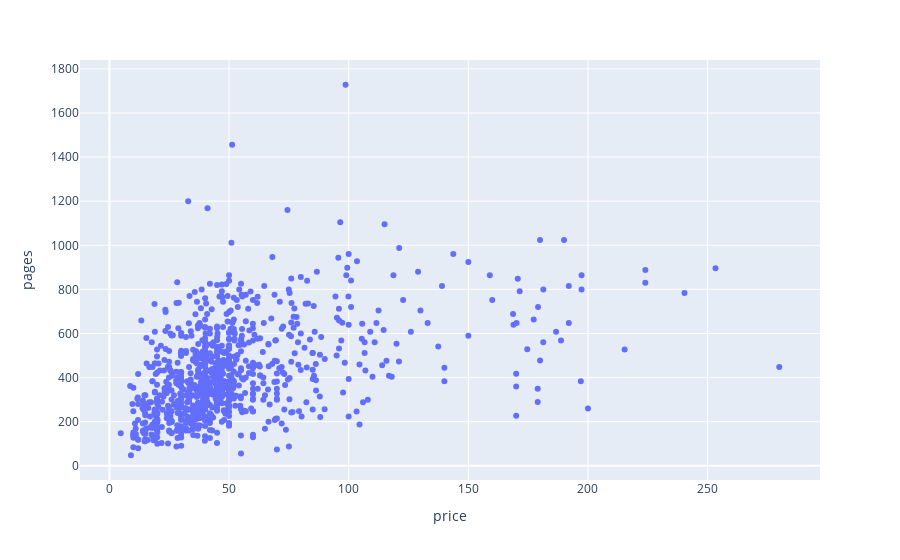

Write notebook code for a chart like this one.
### Markdown cell above
**Scatter Plot number 2** <br>
Plotting the Average number of pages vs Price of the book gave an insight that the longer a book is the costlier it is going to be. This can be generally validated true as books with more number of pages can take a longer time to be developed which might make it more costly

### Code cell
px.scatter(df, x="price", y="pages")

### Figure 1 — Plotly figure (JSON) as saved in the notebook; plotly's stock layout.template omitted (floating-point values rounded to 4 significant figures; data arrays with more than 128 entries replaced by an {"elided": "..."} marker saying what was removed)
{"data": [{"hovertemplate": "price=%{x}<br>pages=%{y}<extra></extra>", "legendgroup": "", "marker": {"color": "#636efa", "symbol": "circle"}, "mode": "markers", "name": "", "orientation": "v", "showlegend": false, "type": "scatter", "x": {"elided": "946 float values"}, "xaxis": "x", "y": {"elided": "946 int values"}, "yaxis": "y"}], "layout": {"legend": {"tracegroupgap": 0}, "margin": {"t": 60}, "xaxis": {"anchor": "y", "domain": [0, 1], "title": {"text": "price"}}, "yaxis": {"anchor": "x", "domain": [0, 1], "title": {"text": "pages"}}}}
